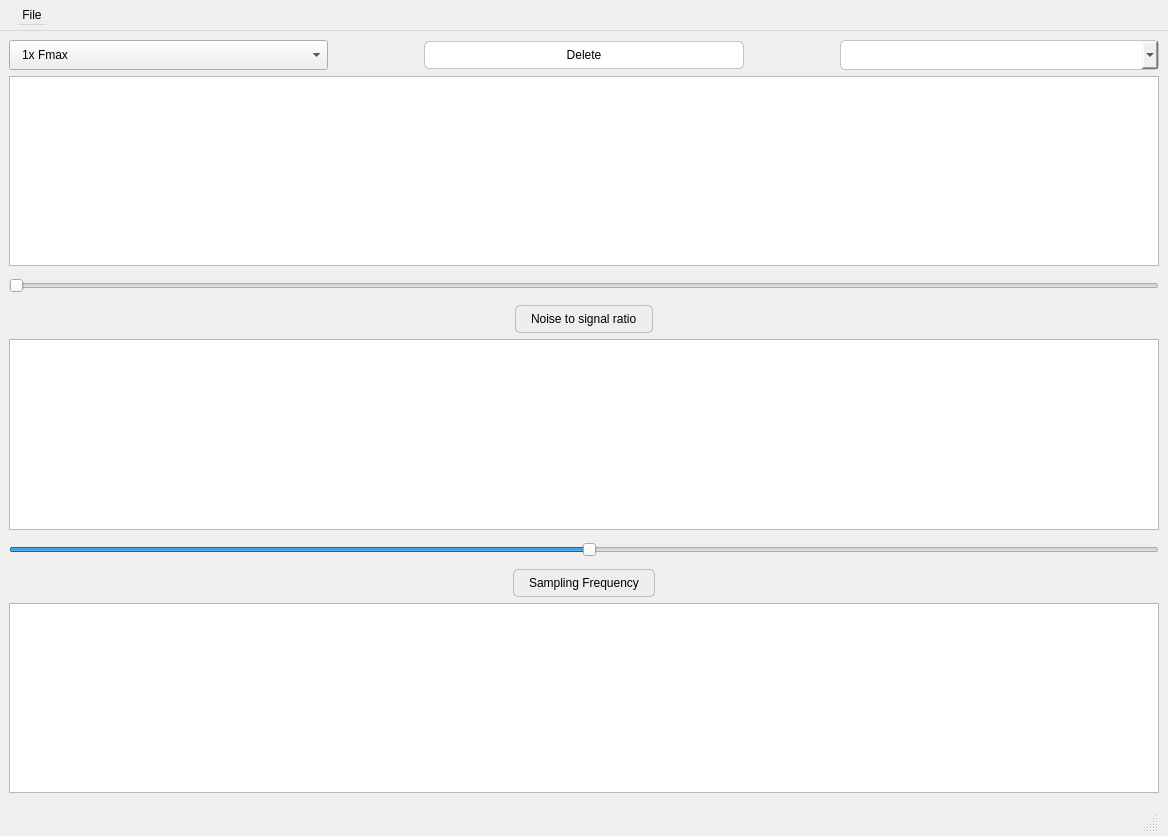
<?xml version="1.0" encoding="UTF-8"?>
<ui version="4.0">
 <class>MainWindow</class>
 <widget class="QMainWindow" name="MainWindow">
  <property name="geometry">
   <rect>
    <x>0</x>
    <y>0</y>
    <width>1168</width>
    <height>836</height>
   </rect>
  </property>
  <property name="windowTitle">
   <string>MainWindow</string>
  </property>
  <property name="styleSheet">
   <string notr="true">color: #000;
padding: 6px 12px;


/* Body 2 */

font-family: 'Roboto';
font-style: normal;
font-weight: 400;
font-size: 12px;

/* identical to box height, or 143% */


/* 00. On Surface / High Emphasis */

/*color: rgba(0, 0, 0, 0.50);*/
color: black;
</string>
  </property>
  <widget class="QWidget" name="centralwidget">
   <layout class="QVBoxLayout" name="verticalLayout">
    <item>
     <layout class="QGridLayout" name="gridLayout">
      <item row="0" column="0">
       <layout class="QHBoxLayout" name="horizontalLayout">
        <item>
         <widget class="QComboBox" name="comboBox_fmax">
          <property name="currentText">
           <string>2x Fmax</string>
          </property>
          <item>
           <property name="text">
            <string>1x Fmax</string>
           </property>
          </item>
          <item>
           <property name="text">
            <string>2x Fmax</string>
           </property>
          </item>
          <item>
           <property name="text">
            <string>3x Fmax</string>
           </property>
          </item>
          <item>
           <property name="text">
            <string>4x Fmax</string>
           </property>
          </item>
         </widget>
        </item>
        <item>
         <spacer name="horizontalSpacer">
          <property name="orientation">
           <enum>Qt::Horizontal</enum>
          </property>
          <property name="sizeType">
           <enum>QSizePolicy::Fixed</enum>
          </property>
          <property name="sizeHint" stdset="0">
           <size>
            <width>90</width>
            <height>20</height>
           </size>
          </property>
         </spacer>
        </item>
        <item>
         <widget class="QPushButton" name="delete_btn">
          <property name="styleSheet">
           <string notr="true">QPushButton {background-color:white;
border: 1px solid rgba(0, 0, 0, 0.20);
border-radius: 5px;}
::hover {
    background-color: rgb(238, 238, 238); 
     border: 1px solid rgb(10, 10, 10);
    
    color: black; 
}</string>
          </property>
          <property name="text">
           <string>Delete</string>
          </property>
         </widget>
        </item>
        <item>
         <spacer name="horizontalSpacer_2">
          <property name="orientation">
           <enum>Qt::Horizontal</enum>
          </property>
          <property name="sizeType">
           <enum>QSizePolicy::Fixed</enum>
          </property>
          <property name="sizeHint" stdset="0">
           <size>
            <width>90</width>
            <height>20</height>
           </size>
          </property>
         </spacer>
        </item>
        <item>
         <widget class="QComboBox" name="comboBox_2">
          <property name="styleSheet">
           <string notr="true">border: 1px solid rgba(0, 0, 0, 0.20);
border-radius: 5px;</string>
          </property>
         </widget>
        </item>
       </layout>
      </item>
      <item row="1" column="0">
       <widget class="PlotWidget" name="graphicsView"/>
      </item>
      <item row="2" column="0">
       <widget class="QSlider" name="noise_slider">
        <property name="orientation">
         <enum>Qt::Horizontal</enum>
        </property>
       </widget>
      </item>
      <item row="6" column="0">
       <layout class="QHBoxLayout" name="horizontalLayout_4">
        <item>
         <spacer name="horizontalSpacer_7">
          <property name="orientation">
           <enum>Qt::Horizontal</enum>
          </property>
          <property name="sizeHint" stdset="0">
           <size>
            <width>368</width>
            <height>20</height>
           </size>
          </property>
         </spacer>
        </item>
        <item>
         <widget class="QLabel" name="freq_lbl">
          <property name="styleSheet">
           <string notr="true">background-color: rgb(238, 238, 238); 
    
color: black;
border: 1px solid rgba(0, 0, 0, 0.20);
border-radius: 5px;
</string>
          </property>
          <property name="text">
           <string>Sampling Frequency</string>
          </property>
         </widget>
        </item>
        <item>
         <spacer name="horizontalSpacer_8">
          <property name="orientation">
           <enum>Qt::Horizontal</enum>
          </property>
          <property name="sizeHint" stdset="0">
           <size>
            <width>388</width>
            <height>20</height>
           </size>
          </property>
         </spacer>
        </item>
       </layout>
      </item>
      <item row="7" column="0">
       <widget class="PlotWidget" name="graphicsView_3"/>
      </item>
      <item row="5" column="0">
       <widget class="QSlider" name="freq_slider">
        <property name="sliderPosition">
         <number>50</number>
        </property>
        <property name="orientation">
         <enum>Qt::Horizontal</enum>
        </property>
       </widget>
      </item>
      <item row="4" column="0">
       <widget class="PlotWidget" name="graphicsView_2"/>
      </item>
      <item row="3" column="0">
       <layout class="QHBoxLayout" name="horizontalLayout_3">
        <item>
         <spacer name="horizontalSpacer_5">
          <property name="orientation">
           <enum>Qt::Horizontal</enum>
          </property>
          <property name="sizeHint" stdset="0">
           <size>
            <width>368</width>
            <height>20</height>
           </size>
          </property>
         </spacer>
        </item>
        <item>
         <widget class="QLabel" name="nsr_lbl">
          <property name="styleSheet">
           <string notr="true">background-color: rgb(238, 238, 238); 
    
color: black;
border: 1px solid rgba(0, 0, 0, 0.20);
border-radius: 5px;
</string>
          </property>
          <property name="text">
           <string>Noise to signal ratio</string>
          </property>
         </widget>
        </item>
        <item>
         <spacer name="horizontalSpacer_6">
          <property name="orientation">
           <enum>Qt::Horizontal</enum>
          </property>
          <property name="sizeHint" stdset="0">
           <size>
            <width>398</width>
            <height>20</height>
           </size>
          </property>
         </spacer>
        </item>
       </layout>
      </item>
     </layout>
    </item>
   </layout>
  </widget>
  <widget class="QMenuBar" name="menubar">
   <property name="geometry">
    <rect>
     <x>0</x>
     <y>0</y>
     <width>1168</width>
     <height>32</height>
    </rect>
   </property>
   <widget class="QMenu" name="menuFile">
    <property name="title">
     <string>File</string>
    </property>
    <addaction name="actionOpen_file"/>
    <addaction name="mix_signal_btn"/>
   </widget>
   <addaction name="menuFile"/>
  </widget>
  <widget class="QStatusBar" name="statusBar"/>
  <action name="actionOpen_file">
   <property name="text">
    <string>Open file</string>
   </property>
  </action>
  <action name="mix_signal_btn">
   <property name="text">
    <string>Mix/Compose signal</string>
   </property>
  </action>
 </widget>
 <customwidgets>
  <customwidget>
   <class>PlotWidget</class>
   <extends>QGraphicsView</extends>
   <header>pyqtgraph</header>
  </customwidget>
 </customwidgets>
 <resources/>
 <connections/>
</ui>
